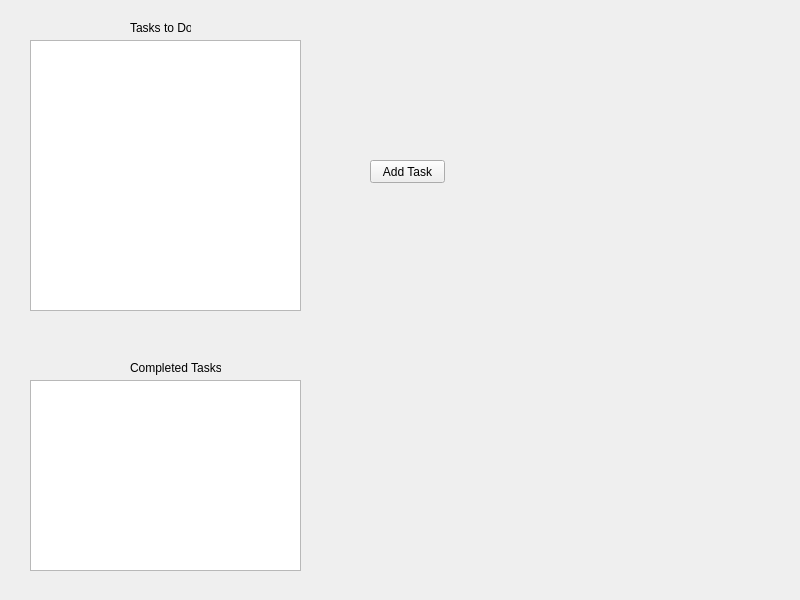
<?xml version="1.0" encoding="UTF-8"?>
<ui version="4.0">
 <class>TaskTracker</class>
 <widget class="QMainWindow" name="TaskTracker">
  <property name="geometry">
   <rect>
    <x>0</x>
    <y>0</y>
    <width>800</width>
    <height>600</height>
   </rect>
  </property>
  <property name="windowTitle">
   <string>TaskTracker</string>
  </property>
  <widget class="QWidget" name="centralwidget">
   <widget class="QPushButton" name="addTask_btn">
    <property name="geometry">
     <rect>
      <x>370</x>
      <y>160</y>
      <width>75</width>
      <height>23</height>
     </rect>
    </property>
    <property name="text">
     <string>Add Task</string>
    </property>
   </widget>
   <widget class="QListWidget" name="listWidget">
    <property name="geometry">
     <rect>
      <x>30</x>
      <y>40</y>
      <width>271</width>
      <height>271</height>
     </rect>
    </property>
   </widget>
   <widget class="QListView" name="listView">
    <property name="geometry">
     <rect>
      <x>30</x>
      <y>380</y>
      <width>271</width>
      <height>191</height>
     </rect>
    </property>
   </widget>
   <widget class="QLabel" name="task_label">
    <property name="geometry">
     <rect>
      <x>130</x>
      <y>20</y>
      <width>61</width>
      <height>16</height>
     </rect>
    </property>
    <property name="text">
     <string>Tasks to Do</string>
    </property>
   </widget>
   <widget class="QLabel" name="done_label">
    <property name="geometry">
     <rect>
      <x>130</x>
      <y>360</y>
      <width>91</width>
      <height>16</height>
     </rect>
    </property>
    <property name="text">
     <string>Completed Tasks</string>
    </property>
   </widget>
  </widget>
  <widget class="QMenuBar" name="menubar">
   <property name="geometry">
    <rect>
     <x>0</x>
     <y>0</y>
     <width>800</width>
     <height>21</height>
    </rect>
   </property>
  </widget>
 </widget>
 <resources/>
 <connections/>
</ui>
